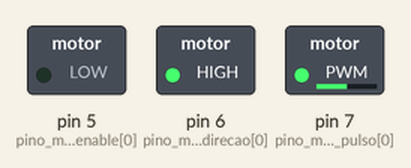
Recording of a sketch running on a simulated Arduino Uno, built with avr-gcc and run on an emulated ATmega328P. Shown: switched loads named in the sketch (green lamp = pin HIGH). Pins used as bus, display or sensor lines are not drawn.

Above: at 0.05 s.
At 0.95 s:
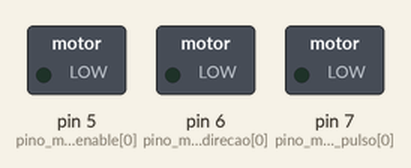
At 1.6 s:
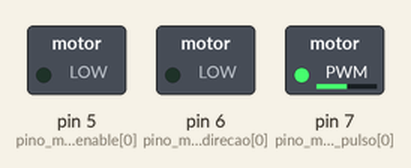
At 3.2 s:
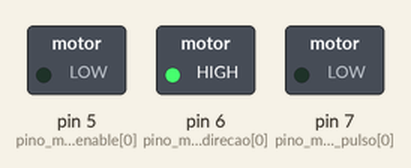
Timing chart, 0 to 7.4 s (numbered marks = the images above):
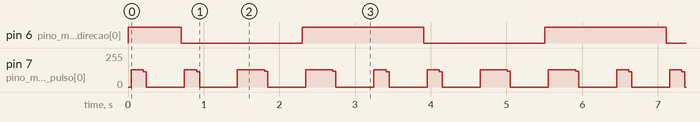

Measured:
- by itself, pin 6 (pino_motor_controle_direcao[0]): repeats every 3.2 s: LOW 1.6 s, HIGH 1.6 s
- by itself, pin 7 (pino_motor_controle_pulso[0]): repeats every 3.2 s: 115/255 0.04 s, 0/255 0.50 s, 128/255 0.16 s, 115/255 0.04 s, 0/255 0.50 s, 128/255 0.36 s, 118/255 0.04 s, 0/255 0.50 s, 128/255 0.36 s, 118/255 0.04 s, 0/255 0.50 s, 128/255 0.16 s

The sketch:

teste_motor_de_passo.ino
```cpp
/*

VERMELHO = A+
AZUL = B-
VERDE = A-
AMARELO = B+

*/
#define QUANTIDADE_MOTORES 3
#define ANGULO_POR_PASSO 1.8 // em graus
#define MOTOR_BASE 0
#define MOTOR_INTERMEDIARIO 1
#define MOTOR_EFETUADOR 2

int pino_motor_controle_pulso[QUANTIDADE_MOTORES] = {7, 0, 0};
int pino_motor_controle_direcao[QUANTIDADE_MOTORES] = {6, 0, 0};
int pino_motor_controle_enable[QUANTIDADE_MOTORES] = {5, 0, 0};
float posicao_angular_motor[QUANTIDADE_MOTORES] = {0.0, 0.0, 0.0};
int tempo = 1000;

void configuracao_inicial(int *pino_motor_controle_pulso, int *pino_motor_controle_direcao, int *pino_motor_controle_enable);
void controle_sentido_rotacao(float angulo_desejado, int pino_motor_controle_direcao);

// -------------------------------------------------------------------------------------------------------------
void setup()
{
  Serial.begin(9600);
  configuracao_inicial(pino_motor_controle_pulso, pino_motor_controle_direcao, pino_motor_controle_enable);
}

void loop()
{

  /*
  if (Serial.available() > 0){
    velocidade = Serial.readString().toInt();
    Serial.println(velocidade);
    Serial.println("teste");
  }

  tone(pino_controle_pulso, velocidade);
   */

  posicao_angular_motor[MOTOR_BASE] = -180.0;
  controle_posicao_motor(posicao_angular_motor[MOTOR_BASE], pino_motor_controle_pulso[MOTOR_BASE], pino_motor_controle_direcao[MOTOR_BASE], tempo);

  delay(500);

  posicao_angular_motor[MOTOR_BASE] = 180.0;
  controle_posicao_motor(posicao_angular_motor[MOTOR_BASE], pino_motor_controle_pulso[MOTOR_BASE], pino_motor_controle_direcao[MOTOR_BASE], tempo);

  delay(500);

  posicao_angular_motor[MOTOR_BASE] = 360.0;
  controle_posicao_motor(posicao_angular_motor[MOTOR_BASE], pino_motor_controle_pulso[MOTOR_BASE], pino_motor_controle_direcao[MOTOR_BASE], tempo);

  delay(500);

  posicao_angular_motor[MOTOR_BASE] = -360.0;
  controle_posicao_motor(posicao_angular_motor[MOTOR_BASE], pino_motor_controle_pulso[MOTOR_BASE], pino_motor_controle_direcao[MOTOR_BASE], tempo);

  delay(500);

}
// -------------------------------------------------------------------------------------------------------------

void controle_sentido_rotacao(float angulo_desejado, int pino_motor_controle_direcao)
{

  /*

   Function that controls the rotation direction of a joint, if will clockwise or ...

  */

  digitalWrite(pino_motor_controle_direcao, LOW); // sentido anti-horario
  if (angulo_desejado < 0.0)
  {
    digitalWrite(pino_motor_controle_direcao, HIGH); // sentido horario
  }

}

// void controle_posicao_motores(float *posicao_angular_motor)

void controle_posicao_motor(float angulo_desejado, int pino_motor_controle_pulso, int pino_motor_controle_direcao, int tempo)
{

  /*
   Function that setups angular position of a motor. Doing the correct rotation of the same.
   */

  // 1 - passo = 1.8º
  static int quantidade_passos = 0;
  static int i = 0;

  controle_sentido_rotacao(angulo_desejado, pino_motor_controle_direcao);
  quantidade_passos = abs((int) (angulo_desejado/ANGULO_POR_PASSO));

  for(i = 0; i < quantidade_passos; i++)
  {
    digitalWrite(pino_motor_controle_pulso, HIGH);
    delayMicroseconds(tempo);
    digitalWrite(pino_motor_controle_pulso, LOW);
    delayMicroseconds(tempo);
  }

}

void configuracao_inicial(int *pino_motor_controle_pulso, int *pino_motor_controle_direcao, int *pino_motor_controle_enable)
{
  static int i = 0;

  for(i = 0; i < QUANTIDADE_MOTORES; i++)
  {
    pinMode(pino_motor_controle_pulso[i], OUTPUT);
    pinMode(pino_motor_controle_direcao[i], OUTPUT);
    pinMode(pino_motor_controle_enable[i], OUTPUT);

    digitalWrite(pino_motor_controle_pulso[i], 1);
    digitalWrite(pino_motor_controle_direcao[i], 1);
    digitalWrite(pino_motor_controle_enable[i], 0);
  }

}
```
